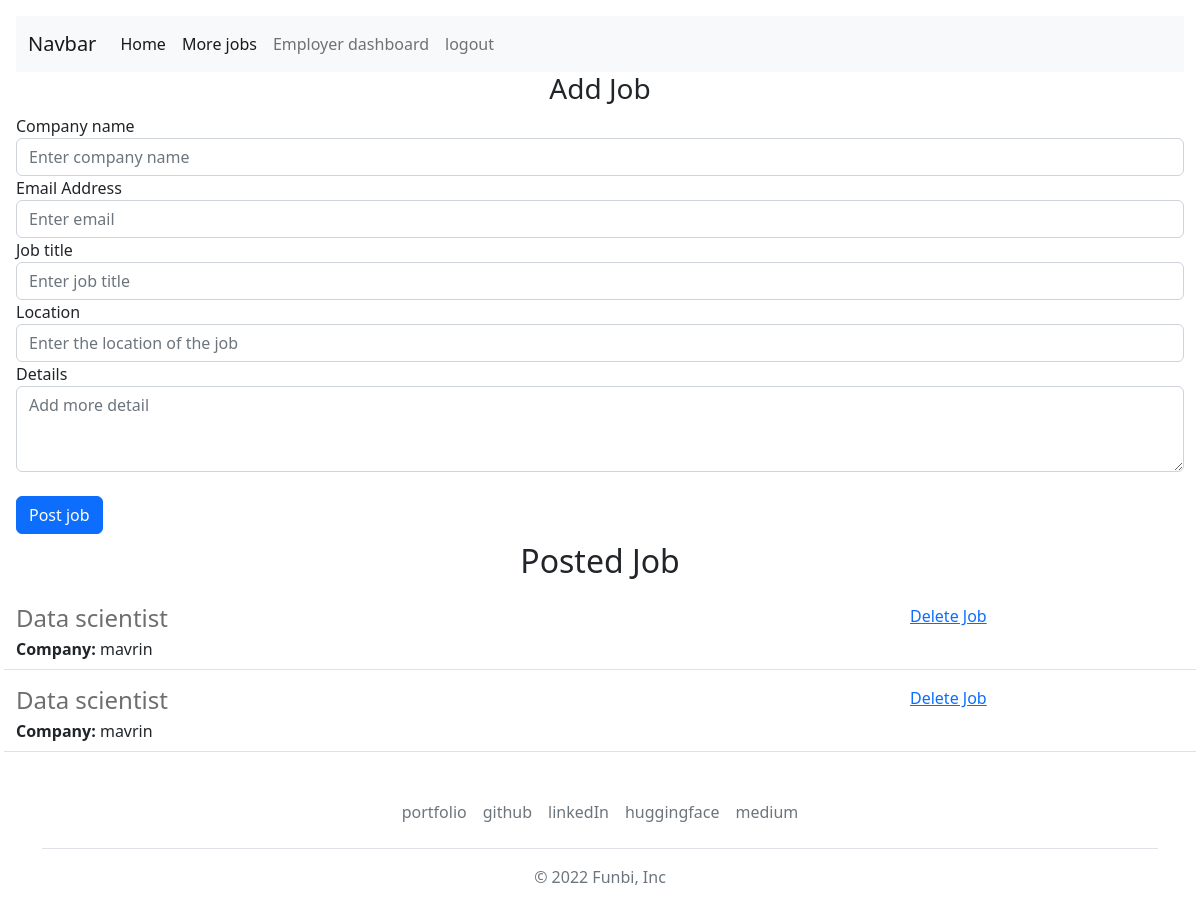
Page /dashboard (signed in) on the earlier database version.
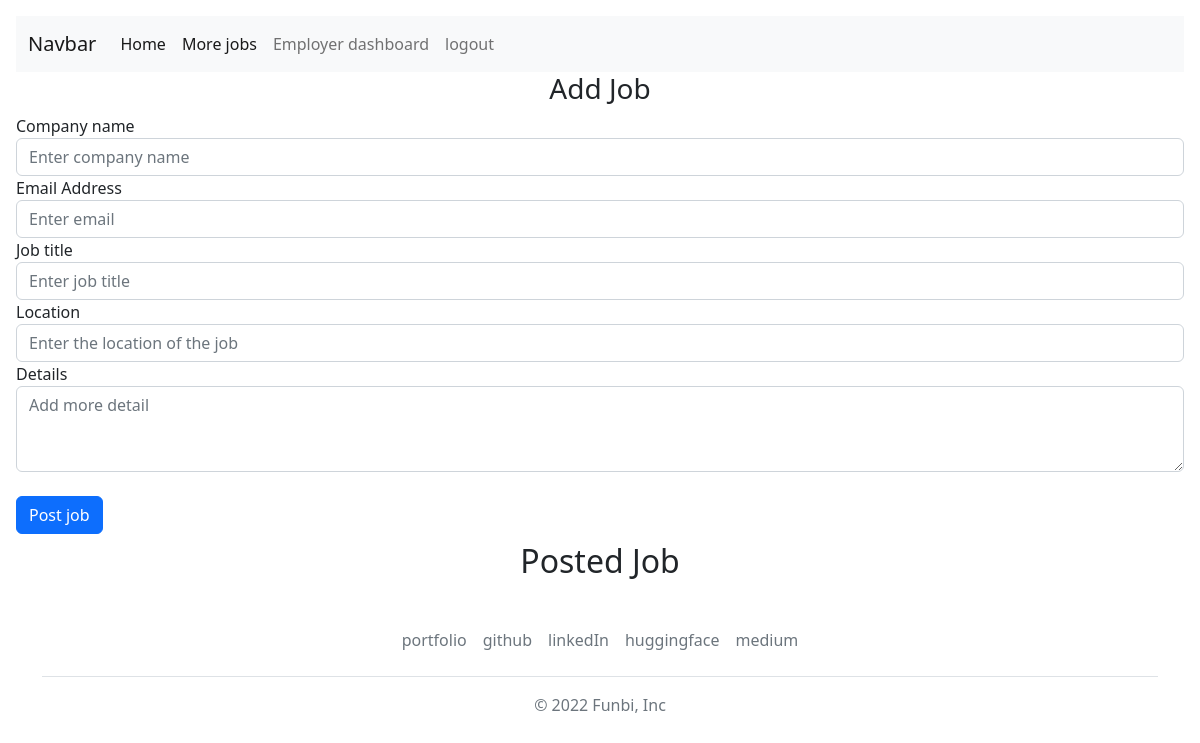
Same page on the later database version.
### website/models.py (models this page shows)
class Jobs(db.Model):
  id = db.Column(db.Integer, primary_key=True)
  company = db.Column(db.String(50))
  email = db.Column(db.String(50))
  job = db.Column(db.String(150))
  location = db.Column(db.String(150))
  details = db.Column(db.String(1000))
  date = db.Column(db.DateTime(timezone=True), default = func.now())
  employer_id = db.Column(db.Integer, db.ForeignKey('user.id'))

### website/views.py (the view, shortened to what this page needs)
@views.route('/dashboard', methods=['GET', 'POST'])
@login_required
def dashboard():
  return render_template("dashboard.html", user=current_user)

### website/__init__.py (called while the page is built)
def create_app():
  app = Flask(__name__)
  app.config['SECRET_KEY'] = 'funbi'
  app.config['SQLALCHEMY_DATABASE_URI'] = f'sqlite:///{DB_NAME}'
  db.init_app(app)
  from .views import views
  from .auth import auth
  app.register_blueprint(views, url_prefix='/')
  app.register_blueprint(auth, url_prefix='/')
  from .models import User, Jobs
  create_database(app)
  login_manager = LoginManager()
  login_manager.login_view = 'auth.login'
  login_manager.init_app(app)
  @login_manager.user_loader
  def load_user(id):
    return User.query.get(int(id))
  return app

### website/templates/dashboard.html (shortened to what this page needs)
{% extends "base.html" %}
{% block body %}
<form method="POST">
  <h3 align="center">Add Job</h3>
  <div class="form-group">
    <label for="company">Company name</label>
    <input
      type="text"
      class="form-control"
      id="company"
      name="company"
      placeholder="Enter company name"
    />
  </div>
    <div class="form-group">
    <label for="email">Email Address</label>
    <input
      type="email"
      class="form-control"
      id="email"
      name="email"
      placeholder="Enter email"
    />
  </div>
    <div class="form-group">
    <label for="job">Job title</label>
    <input
      type="text"
      class="form-control"
      id="job"
      name="job"
      placeholder="Enter job title"
    />
  </div>
    <div class="form-group">
    <label for="location">Location</label>
    <input
      type="text"
      class="form-control"
      id="location"
      name="location"
      placeholder="Enter the location of the job"
    />
  </div>
    <div class="form-group">
    <label for="details">Details</label>
    <textarea
      type="text"
      class="form-control"
      id="details"
      name="details"
      rows="3"
      placeholder="Add more detail"
    ></textarea>
  </div>
  <br/>
  <button type="submit" class="btn btn-primary">Post job</button>
</form>
 <h2 class="text-center mt-2 mb-4">Posted Job</h2>
      <div>
        {% for jobl in user.joblist %}
          {% include "privatejob.html" %}
        {% endfor %}
      </div>
{% endblock %}

### website/templates/privatejob.html
 <div class="border-bottom row" style="margin-bottom:16px; padding-bottom:8px;">
    <div class="col-9">
      <h4 style="color:rgb(110,110,110); margin-bottom:4px;">
        {{ jobl.job }}
      </h4>
      <div>
        <b>Company: </b>{{ jobl.company }}
      </div>
    </div>
   <div class="col-2 padding-right:16px">
   <a href="/delete/{{jobl.id}}">Delete Job</a>
   </div>
  </div>

Differences in the rows shown:
removed Jobs: job "Data scientist", company "mavrin"
removed Jobs: job "Data scientist", company "mavrin"
